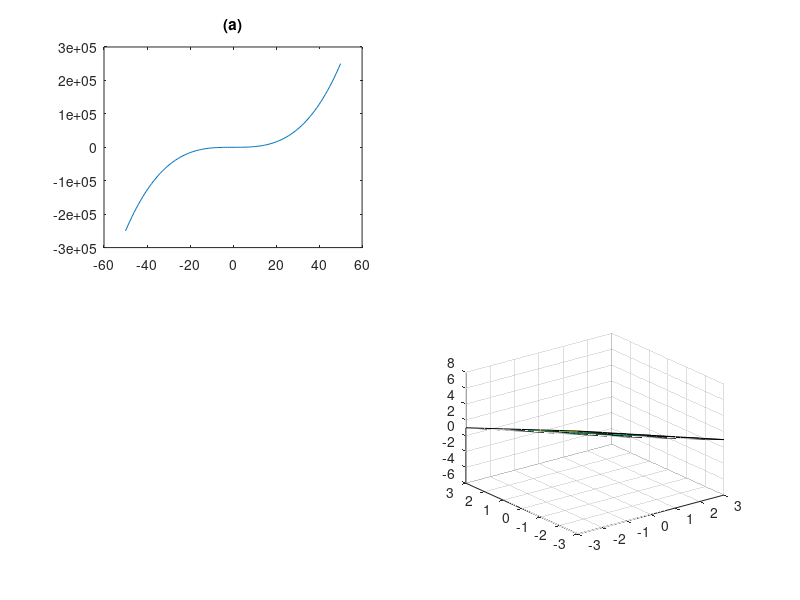

Write the MATLAB code that produced this figure.
x = -2:.5:2
x = linspace(-2, 2, 9) % last argument = number of points generated

y = 2*x + 1 % 2*x -> scalar-vector multiplication 

plot(x, y)
axis square

axis([-5 5 -10 20])
axis([-5 5 -10 20]) % [lower_x upper_x lower_y upper_y]
xlabel('input')
ylabel('output')
title('y = 2*x + 1')
z = x.^2

hold on
plot(x,z, 'r-')
x = linspace(-50,50);
y = 2*x.^3 + 4*x + 1;
plot(x, y, 'g-')
hold off
plot(x, y, 'g-')

% subplots
subplot(2, 2, 1)
plot(x,y)
title('(a)')
subplot(2, 2, 4)

[x, y] = meshgrid(-2:2, -2:2)
z = x.*exp(-x.^2-y.^2);
surf(x, y, z)
[x, y] = meshgrid(-3:3, -3:3)

z = 1 - y - x
surf(x, y, z)



